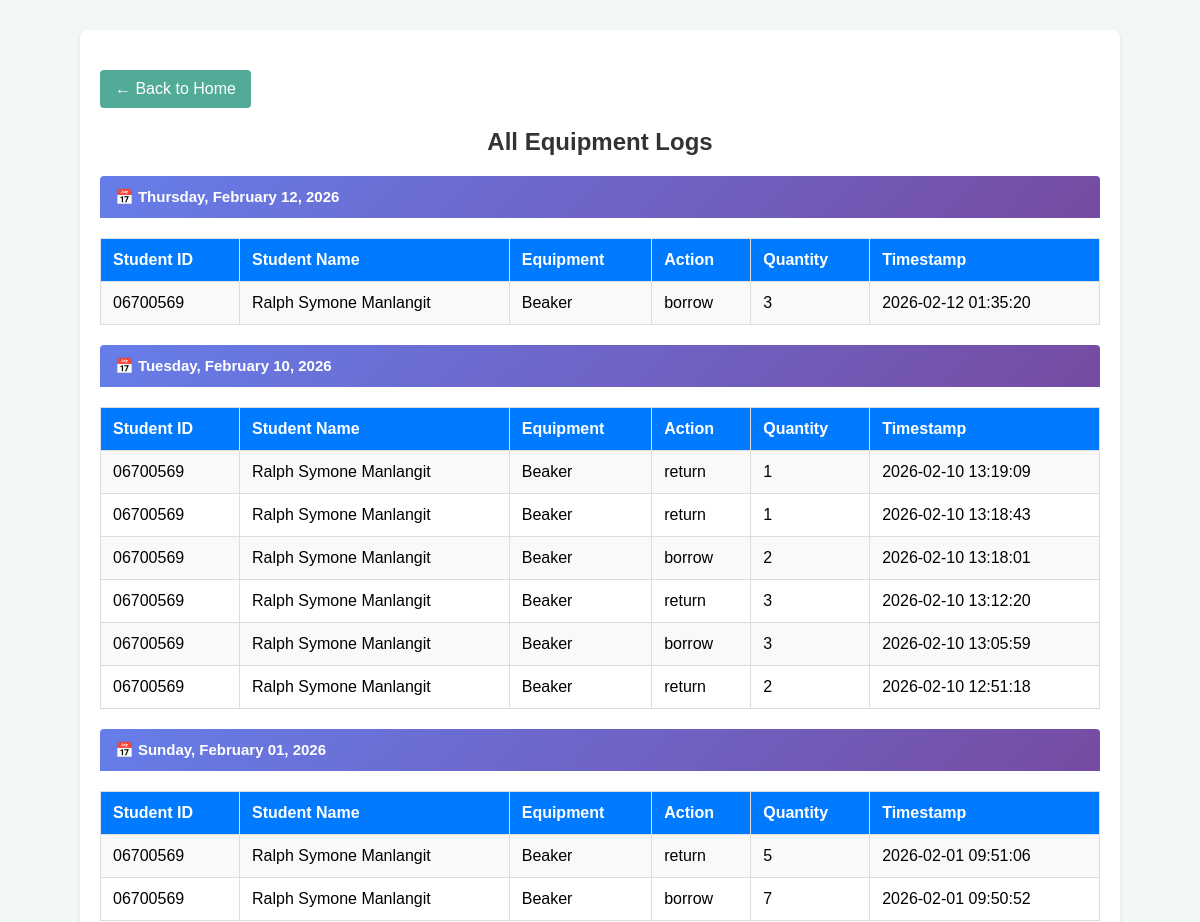
Before: /history (upper part) with the older database file.
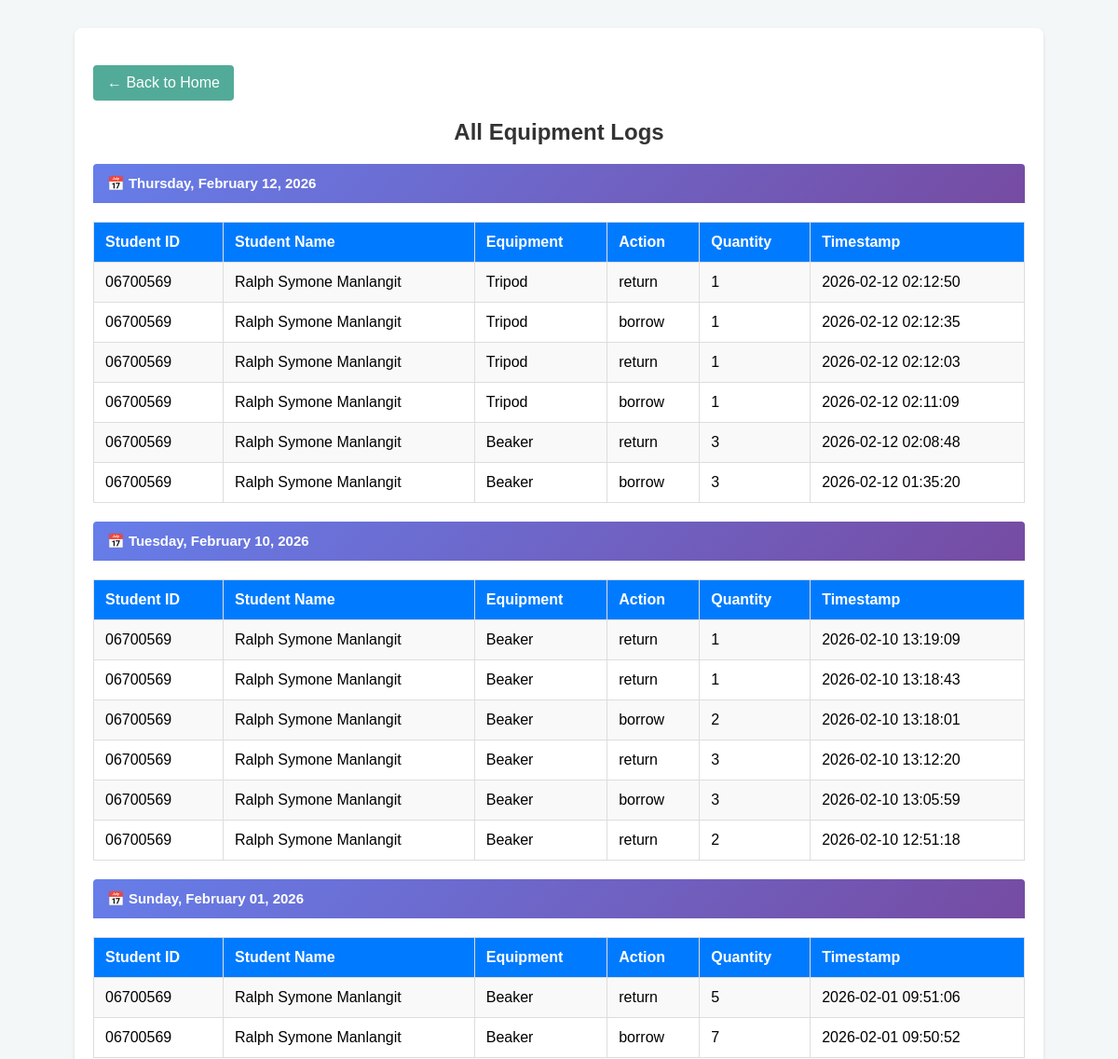
After: the same page with the newer database file.
### tables this page shows
CREATE TABLE equipment_log (
            id INTEGER PRIMARY KEY AUTOINCREMENT,
            student_id TEXT NOT NULL,
            equipment_name TEXT NOT NULL,
            action TEXT CHECK(action IN ('borrow', 'return')),
            timestamp TEXT DEFAULT CURRENT_TIMESTAMP
        , quantity INTEGER DEFAULT 1);

CREATE TABLE students (
            student_id TEXT PRIMARY KEY,
            name TEXT NOT NULL,
            course TEXT,
            year_level INTEGER, student_type TEXT DEFAULT 'college');

### CV-app/app.py (the view)
@app.route('/history')
def history():
    conn = sqlite3.connect("database.db")
    c = conn.cursor()
    c.execute("""
        SELECT el.student_id, s.name, el.equipment_name, el.action, el.quantity, el.timestamp
        FROM equipment_log el
        LEFT JOIN students s ON el.student_id = s.student_id
        ORDER BY el.timestamp DESC
    """)
    logs = c.fetchall()
    conn.close()
    from datetime import datetime
    from collections import OrderedDict
    grouped_logs = OrderedDict()
    for log in logs:
        timestamp = log[5]
        date_str = timestamp.split(' ')[0] if timestamp else 'Unknown'
        try:
            date_obj = datetime.strptime(date_str, '%Y-%m-%d')
            date_display = date_obj.strftime('%A, %B %d, %Y')  # e.g., "Monday, January 15, 2024"
        except:
            date_display = date_str
        if date_display not in grouped_logs:
            grouped_logs[date_display] = []
        grouped_logs[date_display].append(log)
    return render_template('history.html', grouped_logs=grouped_logs)

### CV-app/templates/history.html (shortened to what this page needs)
<!DOCTYPE html>
<html>
<head>
    <link rel="stylesheet" href="{{ url_for('static', filename='style.css') }}">
</head>
<body>
    <div class="container">
        <a href="/" class="back-button" style="display: inline-block; margin-bottom: 20px;">← Back to Home</a>
        <h2>All Equipment Logs</h2>
        {% if grouped_logs %}
            {% for date, logs in grouped_logs.items() %}
            <div class="date-header">📅 {{ date }}</div>
            <table>
                <tr>
                    <th>Student ID</th>
                    <th>Student Name</th>
                    <th>Equipment</th>
                    <th>Action</th>
                    <th>Quantity</th>
                    <th>Timestamp</th>
                </tr>
                {% for row in logs %}
                <tr>
                    <td>{{ row[0] }}</td>
                    <td>{{ row[1] if row[1] else 'Unknown' }}</td>
                    <td>{{ row[2] }}</td>
                    <td>{{ row[3] }}</td>
                    <td>{{ row[4] }}</td>
                    <td>{{ row[5] }}</td>
                </tr>
                {% endfor %}
            </table>
            {% endfor %}
        {% else %}
        <p style="text-align: center; color: #666; padding: 20px;">No records found.</p>
        {% endif %}
    </div>
</body>
</html>

Changed rows visible on the page:
added equipment_log: student "06700569", name "Ralph Symone Manlangit", equipment_name "Tripod", action "return", quantity "1", timestamp "2026-02-12 02:12:50", shown under "Thursday, February 12, 2026"
added equipment_log: student "06700569", name "Ralph Symone Manlangit", equipment_name "Tripod", action "borrow", quantity "1", timestamp "2026-02-12 02:12:35", shown under "Thursday, February 12, 2026"
added equipment_log: student "06700569", name "Ralph Symone Manlangit", equipment_name "Tripod", action "return", quantity "1", timestamp "2026-02-12 02:12:03", shown under "Thursday, February 12, 2026"
added equipment_log: student "06700569", name "Ralph Symone Manlangit", equipment_name "Tripod", action "borrow", quantity "1", timestamp "2026-02-12 02:11:09", shown under "Thursday, February 12, 2026"
added equipment_log: student "06700569", name "Ralph Symone Manlangit", equipment_name "Beaker", action "return", quantity "3", timestamp "2026-02-12 02:08:48", shown under "Thursday, February 12, 2026"
